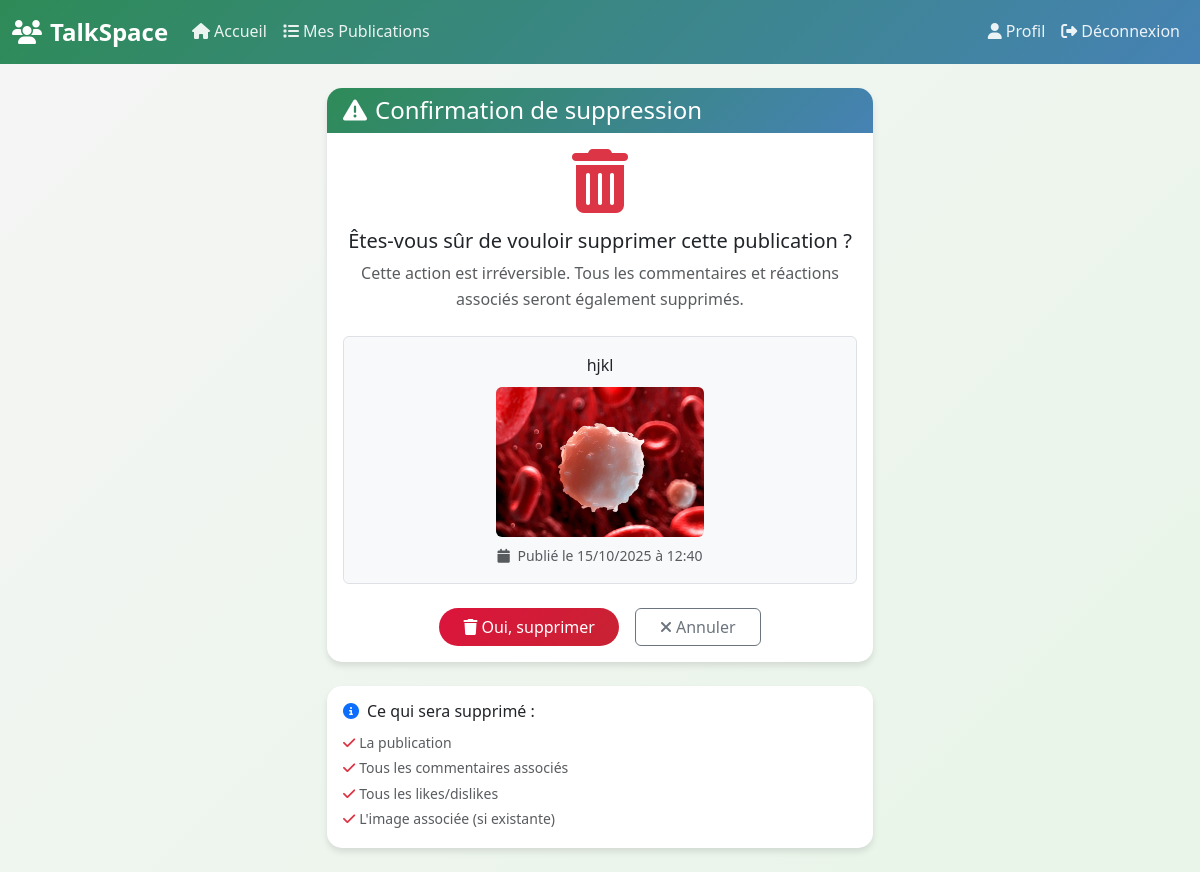
Screenshot of /cv/trash_pub.php?id=2 (signed in) with the database file from the repository.
### tables this page shows
CREATE TABLE `publication` (
  `id` int(11) NOT NULL,
  `contenu` text NOT NULL,
  `image` varchar(255) DEFAULT NULL,
  `id_users` int(11) NOT NULL,
  `date_enregistr` timestamp NOT NULL DEFAULT current_timestamp()
);

### cv/trash_pub.php (the view, shortened to what this page needs)
<?php
require_once('config.php');
$id = intval($_GET['id']);
$req = $bdd->prepare("SELECT * FROM publication WHERE id = ? AND id_users = ?");
$req->execute([$id, $_SESSION['id']]);
$pub = $req->fetch();
?>
<!DOCTYPE html>
<html lang="fr">
<head>
    <link href="https://cdn.jsdelivr.net/npm/bootstrap@5.3.3/dist/css/bootstrap.min.css" rel="stylesheet">
    <link rel="stylesheet" href="https://cdnjs.cloudflare.com/ajax/libs/font-awesome/6.4.0/css/all.min.css">
    <link rel="stylesheet" href="css/style.css">
</head>
<body>
<nav class="navbar navbar-expand-lg navbar-dark sticky-top">
    <div class="container-fluid">
        <a class="navbar-brand fw-bold" href="dash1.php">
            <i class="fas fa-users me-2"></i>TalkSpace
        </a>
        <div class="collapse navbar-collapse" id="navbarNav">
            <ul class="navbar-nav me-auto">
                <li class="nav-item"><a class="nav-link" href="dash1.php"><i class="fas fa-home me-1"></i>Accueil</a></li>
                <li class="nav-item"><a class="nav-link" href="liste_pub.php"><i class="fas fa-list me-1"></i>Mes Publications</a></li>
            </ul>
            <ul class="navbar-nav ms-auto">
                <li class="nav-item"><a class="nav-link" href="profil.php"><i class="fas fa-user me-1"></i>Profil</a></li>
                <li class="nav-item"><a class="nav-link" href="deconnexion.php"><i class="fas fa-sign-out-alt me-1"></i>Déconnexion</a></li>
            </ul>
        </div>
    </div>
</nav>
<div class="container mt-4">
    <div class="row justify-content-center">
        <div class="col-12 col-md-8 col-lg-6">
            <div class="card slide-up">
                <div class="card-header bg-danger text-white">
                    <h4 class="mb-0"><i class="fas fa-exclamation-triangle me-2"></i>Confirmation de suppression</h4>
                </div>
                <div class="card-body text-center">
                    <div class="mb-4">
                        <i class="fas fa-trash-alt fa-4x text-danger mb-3"></i>
                        <h5>Êtes-vous sûr de vouloir supprimer cette publication ?</h5>
                        <p class="text-muted">Cette action est irréversible. Tous les commentaires et réactions associés seront également supprimés.</p>
                    </div>
                    <div class="publication-preview border rounded p-3 mb-4 bg-light">
                        <p class="mb-2">
                            <?= nl2br(htmlspecialchars(substr($pub['contenu'], 0, 200))) ?>
                        </p>
                        <?php if (!empty($pub['image'])): ?>
                            <div class="mt-2">
                                <img src="uploads/<?= htmlspecialchars($pub['image']) ?>"
                                     class="img-fluid rounded"
                                     alt="Image publication"
                                     style="max-height: 150px;">
                            </div>
                        <?php endif; ?>
                        <div class="mt-2 text-muted small">
                            <i class="fas fa-calendar me-1"></i>
                            Publié le <?= date('d/m/Y à H:i', strtotime($pub['date_enregistr'])) ?>
                        </div>
                    </div>
                    <form method="POST" action="confirm_suppression.php" class="d-flex gap-3 justify-content-center">
                        <button type="submit" name="confirmer" class="btn btn-danger px-4">
                            <i class="fas fa-trash me-1"></i>Oui, supprimer
                        </button>
                        <a href="liste_pub.php" class="btn btn-outline-secondary px-4">
                            <i class="fas fa-times me-1"></i>Annuler
                        </a>
                    </form>
                </div>
            </div>
            <div class="card mt-4 fade-in">
                <div class="card-body">
                    <h6><i class="fas fa-info-circle me-2 text-primary"></i>Ce qui sera supprimé :</h6>
                    <ul class="list-unstyled mb-0">
                        <li><small class="text-muted"><i class="fas fa-check text-danger me-1"></i>La publication</small></li>
                        <li><small class="text-muted"><i class="fas fa-check text-danger me-1"></i>Tous les commentaires associés</small></li>
                        <li><small class="text-muted"><i class="fas fa-check text-danger me-1"></i>Tous les likes/dislikes</small></li>
                        <li><small class="text-muted"><i class="fas fa-check text-danger me-1"></i>L'image associée (si existante)</small></li>
                    </ul>
                </div>
            </div>
        </div>
    </div>
</div>
</body>
</html>

### cv/css/style.css (style rules this page uses)
:root { --primary-color: #2E8B57; --secondary-color: #4682B4; --accent-color: #20B2AA; --success-color: #32CD32; --danger-color: #DC143C; --warning-color: #FFA500; --text-dark: #2F4F4F; --text-light: #696969; --bg-light: #F5F5F5; --bg-white: #FFFFFF; --border-color: #E0E0E0; --shadow: 0 4px 6px rgba(0, 0, 0, 0.1); --transition: all 0.3s ease; }
* { margin: 0; padding: 0; box-sizing: border-box; }
body { font-family: 'Segoe UI', Tahoma, Geneva, Verdana, sans-serif; background: linear-gradient(135deg, var(--bg-light) 0%, #E8F5E8 100%); min-height: 100vh; color: var(--text-dark); line-height: 1.6; }
.navbar-brand { font-weight: 700; color: var(--bg-white) !important; font-size: 1.5rem; }
.navbar-dark { background: linear-gradient(135deg, var(--primary-color), var(--secondary-color)) !important; }
.nav-link { color: rgba(255, 255, 255, 0.9) !important; transition: var(--transition); font-weight: 500; }
.card { border: none; border-radius: 15px; box-shadow: var(--shadow); transition: var(--transition); background: var(--bg-white); margin-bottom: 1.5rem; }
.card-header { background: linear-gradient(135deg, var(--primary-color), var(--secondary-color)); color: white; border-radius: 15px 15px 0 0 !important; border: none; font-weight: 600; }
.btn-danger { background: linear-gradient(135deg, var(--danger-color), #c82333); border: none; border-radius: 25px; transition: var(--transition); }
.fade-in { animation: fadeIn 0.6s ease-in; }
.slide-up { animation: slideUp 0.6s ease-out; }

### rows the page displays
publication: contenu "hjkl", image (picture), date_enregistr "15/10/2025 à 12:40"
